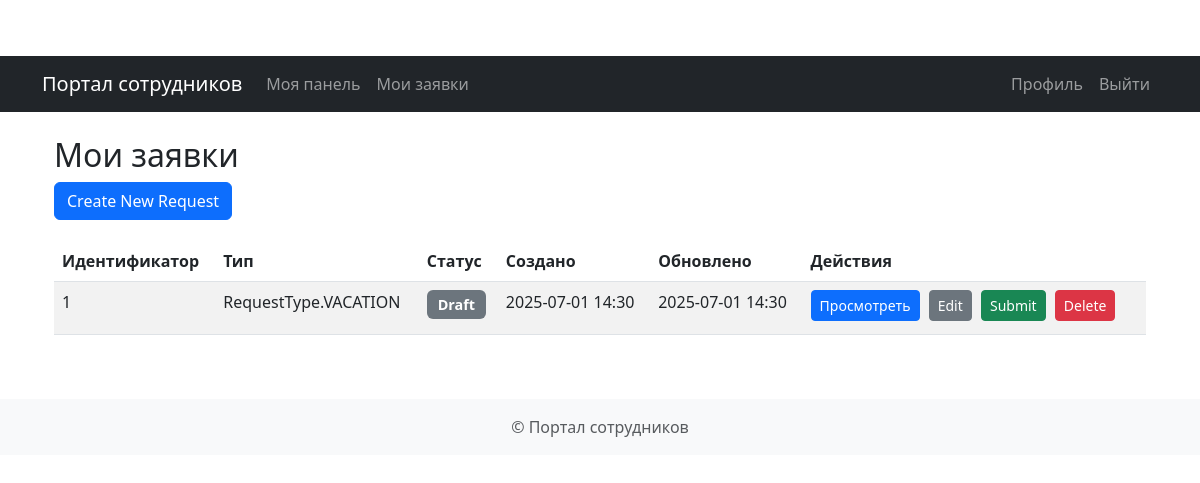
Page /employee/requests (signed in) on the committed database.
### app/models.py (models this page shows)
class Request(Base):
    __tablename__ = "requests"
    id = Column(Integer, primary_key=True, index=True)
    type = Column(SQLEnum(RequestType))
    status = Column(SQLEnum(RequestStatus), default=RequestStatus.DRAFT)
    created_at = Column(DateTime, default=datetime.utcnow)
    updated_at = Column(DateTime, default=datetime.utcnow, onupdate=datetime.utcnow)
    content = Column(Text)
    documents = Column(Text, nullable=True)
    manager_comment = Column(Text, nullable=True)
    hr_comment = Column(Text, nullable=True)
    owner_id = Column(Integer, ForeignKey("users.id"))
    manager_id = Column(Integer, ForeignKey("users.id"))
    hr_officer_id = Column(Integer, ForeignKey("users.id"), nullable=True)
    owner = relationship("User", foreign_keys=[owner_id], back_populates="requests")
    manager = relationship("User", foreign_keys=[manager_id], back_populates="managed_requests")
    hr_officer = relationship("User", foreign_keys=[hr_officer_id], back_populates="hr_requests")

### app/routes/employee.py (the view)
@router.get("/requests", response_class=HTMLResponse)
async def list_requests(
        request: StarletteRequest,
        current_user: User = Depends(get_current_user),
        db: Session = Depends(get_db)
):
    requests = db.query(Request).filter(
        Request.owner_id == current_user.id
    ).order_by(Request.created_at.desc()).all()
    return render_template(
        request,
        "employee/requests.html",
        {
            "user": current_user,
            "requests": requests,
            "RequestStatus": RequestStatus
        }
    )

### app/templates/employee/requests.html (shortened to what this page needs)
{% extends "base.html" %}
{% block content %}
<div class="container mt-4">
    <h2>Мои заявки</h2>
    <div class="mb-3">
        <a href="/employee/requests/new" class="btn btn-primary">Create New Request</a>
    </div>
    <div class="table-responsive">
        <table class="table table-striped">
            <thead>
                <tr>
                    <th>Идентификатор</th>
                    <th>Тип</th>
                    <th>Статус</th>
                    <th>Создано</th>
                    <th>Обновлено</th>
                    <th>Действия</th>
                </tr>
            </thead>
            <tbody>
                {% for req in requests %}
                <tr>
                    <td>{{ req.id }}</td>
                    <td>{{ req.type }}</td>
                    <td>
                        {% if req.status == "draft" %}
                            <span class="badge bg-secondary">Draft</span>
                        {% elif req.status == "pending" %}
                            <span class="badge bg-warning">Pending</span>
                        {% elif req.status == "approved" %}
                            <span class="badge bg-success">Approved</span>
                        {% elif req.status == "rejected" %}
                            <span class="badge bg-danger">Rejected</span>
                        {% elif req.status == "completed" %}
                            <span class="badge bg-info">Completed</span>
                        {% endif %}
                    </td>
                    <td>{{ req.created_at.strftime('%Y-%m-%d %H:%M') }}</td>
                    <td>{{ req.updated_at.strftime('%Y-%m-%d %H:%M') }}</td>
                    <td>
                        <a href="/employee/requests/{{ req.id }}" class="btn btn-sm btn-primary">Просмотреть</a>
                        {% if req.status == "draft" %}
                            <a href="/employee/requests/{{ req.id }}/edit" class="btn btn-sm btn-secondary">Edit</a>
                            <form action="/employee/requests/{{ req.id }}/submit" method="post" class="d-inline">
                                <button type="submit" class="btn btn-sm btn-success">Submit</button>
                            </form>
                            <form action="/employee/requests/{{ req.id }}/delete" method="post" class="d-inline">
                                <button type="submit" class="btn btn-sm btn-danger">Delete</button>
                            </form>
                        {% endif %}
                    </td>
                </tr>
                {% endfor %}
            </tbody>
        </table>
    </div>
</div>
{% endblock %}

### app/static/css/styles.css (style rules this page uses)
body { padding-top: 56px; }
.table-responsive { overflow-x: auto; }
.badge { font-size: 0.9em; padding: 0.5em 0.75em; }
.btn { margin-right: 5px; margin-bottom: 5px; }

### rows in the picture
Request: id "1", type "RequestType.VACATION", status "Draft", created_at "2025-07-01 14:30", updated_at "2025-07-01 14:30"
